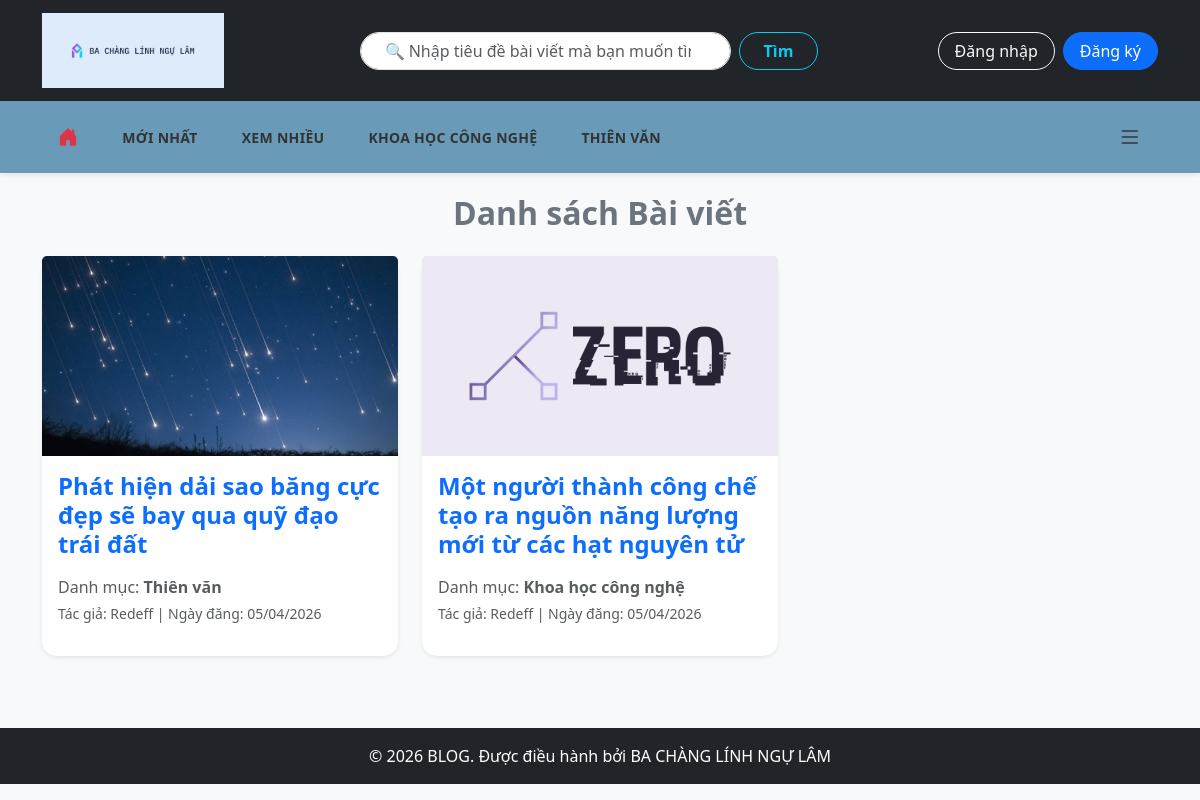
The page / on the database its author committed.
### news_app/models.py (models this page shows, shortened)
class CATEGORY(models.Model):
    NAME = models.CharField(max_length=100, verbose_name="Tên danh mục")

class POST(models.Model):
    TITLE = models.CharField(max_length=200, verbose_name="Tiêu đề bài viết")
    CONTENT = models.TextField(verbose_name="Nội dung")
    TACGIA = models.ForeignKey(User, on_delete=models.CASCADE, verbose_name="Tác giả")
    BAIVIET = models.ForeignKey(CATEGORY, on_delete=models.SET_NULL, null=True, verbose_name="Danh mục")
    THELOAI = models.ManyToManyField(TAG, blank=True, verbose_name="Thẻ")
    HINHANH = models.ImageField(upload_to="Image_file", blank=True, null=True, verbose_name="Hình ảnh blog")
    NGAYDANG = models.DateTimeField(auto_now_add=True, verbose_name="Ngày tạo")
    NGAYSUA = models.DateTimeField(auto_now=True, verbose_name="Ngày sỉnh sửa")

### news_app/views.py (the view)
# urls.py: path('', views.home_view, name = 'home'),
def home_view(request):
    TU_KHOA = request.GET.get('q', '')
    LIST_DANHMUC = CATEGORY.objects.all()
    if TU_KHOA:
        DANHSACH_BAIVIET = POST.objects.filter(
            Q(TITLE__icontains=TU_KHOA) |
            Q(BAIVIET__NAME__icontains=TU_KHOA)
        ).order_by('-NGAYDANG')
    else:
        DANHSACH_BAIVIET = POST.objects.all().order_by('-NGAYDANG')
    context = {
        'DANHSACH_BAIVIET': DANHSACH_BAIVIET,
        'TU_KHOA': TU_KHOA,
        'LIST_DANHMUC': LIST_DANHMUC
    }
    return render(request, 'home.html', context)

### news_app/templates/home.html (shortened to what this page needs)
{% load static %}
<!DOCTYPE html>
<html lang="vi">
<head>
    <link href="https://cdn.jsdelivr.net/npm/bootstrap@5.3.0/dist/css/bootstrap.min.css" rel="stylesheet">
    <link rel="stylesheet" href="https://cdn.jsdelivr.net/npm/bootstrap-icons@1.11.1/font/bootstrap-icons.css">
    <link href="{% static 'css/style.css' %}" rel="stylesheet">
</head>
<body class="bg-light">
    <nav class="navbar navbar-expand-lg navbar-dark bg-dark sticky-top shadow-sm">
        <div class="container">
            <a class="navbar-brand" href="/">
                <img src="{% static 'images/cover.png' %}" alt="BA CHÀNG LÍNH NGỰ LÂM Logo" style="height: 75px; width: auto;">
            </a>
            <div class="collapse navbar-collapse" id="thanhDieuHuong">
                <form method="GET" action="/" class="d-flex mx-auto w-50 my-2 my-lg-0">
                    <input class="form-control me-2 rounded-pill px-4" type="search"
                           name="q" value="{{ TU_KHOA }}"
                           placeholder="🔍 Nhập tiêu đề bài viết mà bạn muốn tìm..." aria-label="Search">
                    <button class="btn btn-outline-info rounded-pill px-4 fw-bold" type="submit">Tìm</button>
                </form>
                <div class="d-flex gap-2">
                    <a href="#" class="btn btn-outline-light rounded-pill px-3">Đăng nhập</a>
                    <a href="#" class="btn btn-primary rounded-pill px-3">Đăng ký</a>
                    </div>
            </div>
        </div>
    </nav>
    <header>
        <div class="sticky-top shadow-sm" style="top: 0px; z-index: 1030; background-color: rgba(103, 152, 183, 0.98); backdrop-filter: blur(5px); border-bottom: 1px solid #eee;">
            <div class="container">
                <nav class="nav nav-danh-muc d-flex flex-nowrap overflow-auto align-items-center py-2">
                    <a class="nav-link px-2" href="/">
                        <i class="bi bi-house-door-fill fs-5 icon-home-red"></i>
                    </a>
                    <a class="nav-link fw-bold text-uppercase px-3" href="#">Mới nhất</a>
                    <a class="nav-link fw-bold text-uppercase px-3" href="#">Xem nhiều</a>
                    {% for danh_muc in LIST_DANHMUC %}
                        <a class="nav-link fw-bold text-uppercase px-3" href="#">
                            {{ danh_muc.NAME }}
                        </a>
                    {% endfor %}
                    <a class="nav-link px-2 ms-auto text-dark" href="#" role="button">
                        <i class="bi bi-list fs-4"></i>
                    </a>
                </nav>
            </div>
        </div>
    </header>
    <main class="container">
        <h2 class="mb-4 text-center fw-bold text-secondary">Danh sách Bài viết</h2>
        <div class="row">
            {% if DANHSACH_BAIVIET %}
                {% for bai_viet in DANHSACH_BAIVIET %}
                <div class="col-md-4 mb-4">
                    <div class="card h-100 shadow-sm border-0 card-bai-viet">
                        {% if bai_viet.HINHANH %}
                            <img src="{{ bai_viet.HINHANH.url }}" class="card-img-top" alt="{{ bai_viet.TITLE }}" style="height: 200px; object-fit: cover;">
                        {% else %}
                            <div class="card-img-top bg-secondary text-white d-flex align-items-center justify-content-center" style="height: 200px;">
                                <span class="fs-5 fw-bold text-uppercase">{{ bai_viet.BAIVIET.NAME }}</span>
                            </div>
                        {% endif %}
                        <div class="card-body d-flex flex-column">
                            <h4 class="card-title fw-bold">
                                <a href="{% url 'post_detail' bai_viet.id %}" class="text-decoration-none text-primary stretched-link">
                                    {{ bai_viet.TITLE }}
                                </a>
                            </h4>
                            <p class="card-text text-muted mb-1 mt-2">Danh mục: <strong>{{ bai_viet.BAIVIET.NAME }}</strong></p>
                            <p class="card-text text-muted small mb-3">Tác giả: {{ bai_viet.TACGIA }} | Ngày đăng: {{ bai_viet.NGAYDANG|date:"d/m/Y" }}</p>
                        </div>
                    </div>
                </div>
                {% endfor %}
            {% else %}
                <div class="col-12 text-center mt-5">
                    <h3 class="text-danger fw-bold">Không tìm thấy bài viết nào khớp với "{{ TU_KHOA }}"</h3>
                    <p class="text-muted">Vui lòng thử lại bằng một từ khóa khác nhé!</p>
                    <a href="/" class="btn btn-outline-primary mt-3 rounded-pill">Quay lại trang chủ</a>
                </div>
            {% endif %}
        </div>
    </main>
    <footer class="bg-dark text-white text-center py-3 mt-5">
        <p class="mb-0">&copy; 2026 BLOG. Được điều hành bởi BA CHÀNG LÍNH NGỰ LÂM</p>
    </footer>
</body>
</html>

### news_app/static/css/style.css (style rules this page uses)
main { padding-top: 20px; }
.card { transition: transform 0.3s ease, box-shadow 0.3s ease; border-radius: 15px; }
.btn-primary { transition: all 0.2s; }
.card-bai-viet { transition: all 0.3s ease; cursor: pointer; }
.nav-danh-muc { gap: 12px; -ms-overflow-style: none; scrollbar-width: none; }
.nav-danh-muc .nav-link { color: #333333 !important; font-size: 14px; font-weight: 600; letter-spacing: 0.3px; padding: 10px 16px !important; transition: all 0.3s ease; white-space: nowrap; position: relative; }
.nav-danh-muc .nav-link::after { content: ""; position: absolute; bottom: 2px; left: 50%; width: 0; height: 2px; background-color: #dc3545; transition: all 0.3s ease; transform: translateX(-50%); }
.icon-home-red { color: #dc3545 !important; transition: transform 0.2s ease; }

### rows shown on the page
CATEGORY: NAME "KHOA HỌC CÔNG NGHỆ"
CATEGORY: NAME "THIÊN VĂN"
POST: HINHANH (picture), TITLE "Phát hiện dải sao băng cực đẹp sẽ bay qua quỹ đạo trái đất", BAIVIET.NAME "Thiên văn", TACGIA "Redeff", NGAYDANG "05/04/2026"
POST: HINHANH (placeholder picture), TITLE "Một người thành công chế tạo ra nguồn năng lượng mới từ các hạt nguyên tử", BAIVIET.NAME "Khoa học công nghệ", TACGIA "Redeff", NGAYDANG "05/04/2026"
